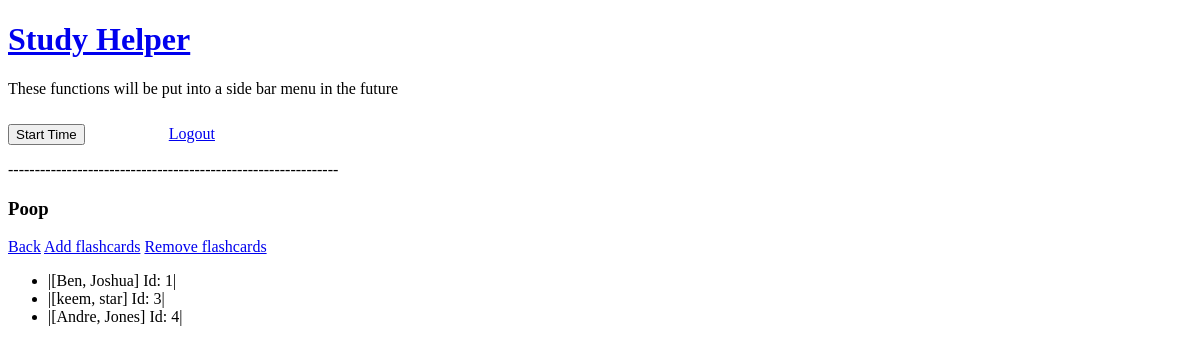
Page /flashcard/display/Poop-1 (signed in) on the committed database.
### myapp/models.py (models this page shows)
class Card(UserMixin, db.Model):
    id = db.Column(db.Integer, primary_key=True)
    front = db.Column(db.String(256), index=True)
    back = db.Column(db.String(256), index=True)
    set_id = db.Column(db.Integer, db.ForeignKey('flashcardset.id'))
    def __repr__(self):
        return f'|[{self.front}, {self.back}] Id: {self.id}|'

### myapp/routes.py (the view, shortened to what this page needs)
@myapp_obj.route("/flashcard/<option>/<name>-<id>", methods=['GET', 'POST'])
@login_required
def flashcard(option, name, id):
    if (str(option) == "add"):
        add_form = CardAddForm()
        if add_form.validate_on_submit():
            card = Card(front = add_form.front.data, back = add_form.back.data, set_id = id)
            db.session.add(card)
            db.session.commit()
            flash(f'Card has been added')
        return render_template('/flashcard/flashcard_add_cards.html', form=add_form,
         name=name, id=id)
    elif (str(option) == "display"):
        list = Card.query.filter_by(set_id = id)
        return render_template('/flashcard/flashcard_display.html', name=name, id=id, list = list)
    return str(option) + ' is a invalid route.'

### myapp/models.py (called while the page is built)
@login.user_loader
def load_user(id):
    return User.query.get(int(id))

### myapp/templates/flashcard/flashcard_display.html
{% extends "user/user_menu.html" %}
{% block content %}
<h3>{{ name }}</h3>
<a href="/flashcard">Back</a>
<a href="/flashcard/add/{{ name }}-{{ id }}">Add flashcards</a>
<a href="/flashcard/delete/{{ name }}-{{ id }}">Remove flashcards</a>
<ul>
{% for cards in list %}
    <li>{{ cards }}</li>
{% endfor %}
</ul>
{% endblock %}

### myapp/static/css/pomodoro.css (style rules this page uses)
body { margin: 20; padding: 10; }

### rows in the picture
Card: front+back+id "|[Ben, Joshua] Id: 1|"
Card: front+back+id "|[keem, star] Id: 3|"
Card: front+back+id "|[Andre, Jones] Id: 4|"

### other values in the picture
{{ name }} "Poop"
